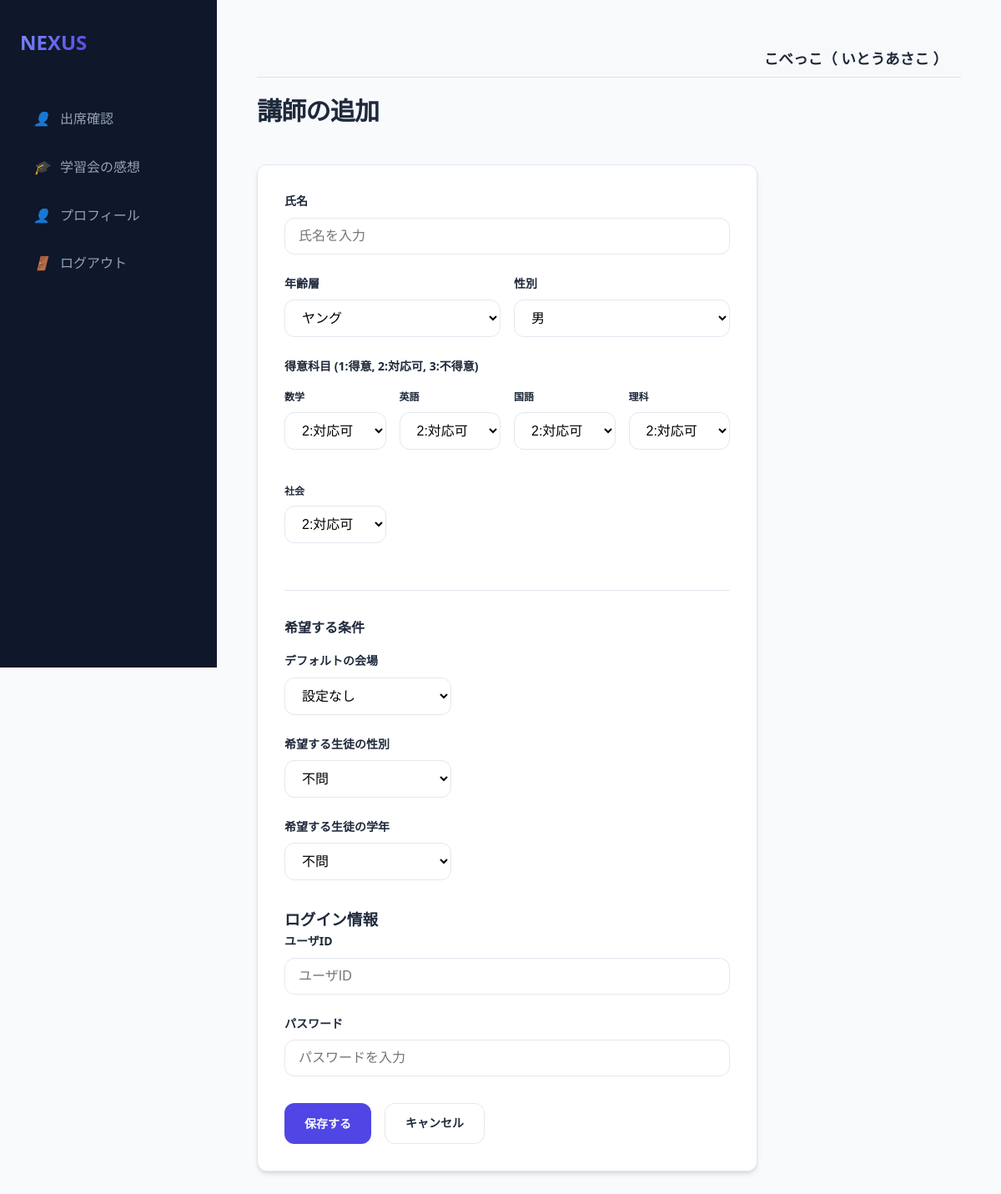
/teacher/add (signed in), run on an earlier commit of the app's database.
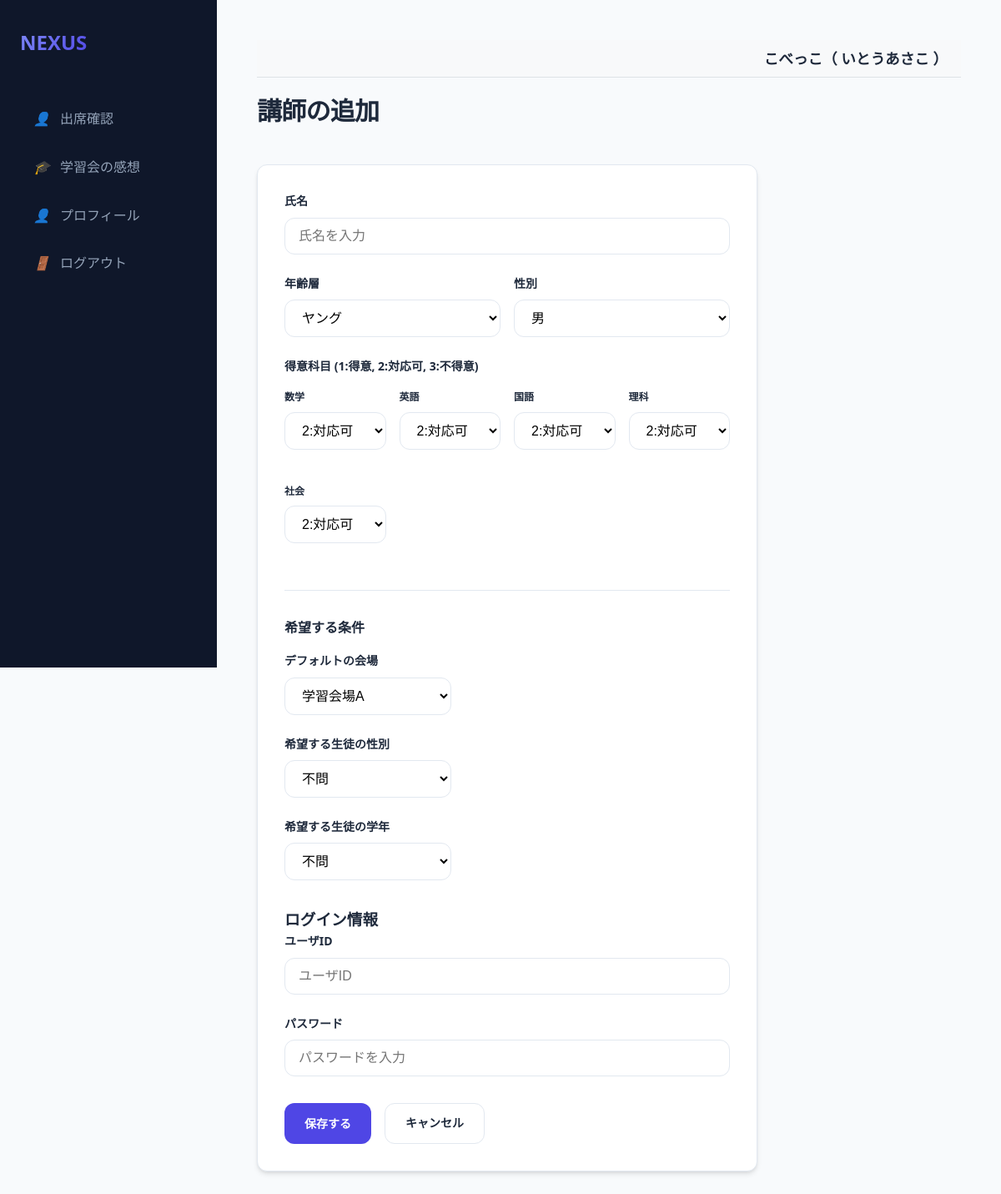
And on a later commit of the database.
### models.py (models this page shows, shortened)
class Student(db.Model):
    id = db.Column(db.Integer, primary_key=True)
    user_id = db.Column(db.Integer, db.ForeignKey('user.id'), nullable=True)
    user = db.relationship('User', back_populates='student_record')
    organization_id = db.Column(db.Integer, db.ForeignKey('organization.id'), nullable=False)
    organization = db.relationship('Organization')
    default_venue_id = db.Column(db.Integer, db.ForeignKey('venue.id'), nullable=True)
    default_venue = db.relationship('Venue')
    group_id = db.Column(db.Integer, db.ForeignKey('group.id'), nullable=True)
    group = db.relationship('Group', back_populates='students')
    name = db.Column(db.String(50), nullable=False)
    grade = db.Column(db.String(20))
    gender = db.Column(db.String(10))
    pref_gender = db.Column(db.String(10))
    pref_age1020_priority = db.Column(db.Integer, default=2)
    pref_age3040_priority = db.Column(db.Integer, default=2)
    pref_age50_priority = db.Column(db.Integer, default=2)
    attend = db.Column(db.Boolean, default=False)

class User(db.Model):
    id = db.Column(db.Integer, primary_key=True)
    username = db.Column(db.String(50), unique=True, nullable=False)
    name = db.Column(db.String(50), nullable=True)
    password_hash = db.Column(db.String(128), nullable=False)
    is_admin = db.Column(db.Boolean, default=False)
    is_super_admin = db.Column(db.Boolean, default=False)
    is_org_admin = db.Column(db.Boolean, default=False)
    organization_id = db.Column(db.Integer, db.ForeignKey('organization.id'), nullable=True)
    organization = db.relationship('Organization', backref='users')
    teacher_record = db.relationship('Teacher', back_populates='user', uselist=False)
    student_record = db.relationship('Student', back_populates='user', uselist=False)

### app.py (the view, shortened to what this page needs)
@app.route('/teacher/add', methods=['GET', 'POST'])
@login_required
@organization_required
def teacher_add():
    venues = Venue.query.filter_by(organization_id=session['organization_id']).all()
    return render_template('teacher_edit.html', teacher=None, venues=venues)

### app.py (called while the page is built)
@app.after_request
def add_header(response):
    response.headers['Cache-Control'] = 'no-store, no-cache, must-revalidate, max-age=0'
    response.headers['Pragma'] = 'no-cache'
    response.headers['Expires'] = '0'
    return response

def login_required(f):
    @wraps(f)
    def decorated_function(*args, **kwargs):
        if 'user_id' not in session:
            return redirect(url_for('login'))
        return f(*args, **kwargs)
    return decorated_function

def organization_required(f):
    @wraps(f)
    def decorated_function(*args, **kwargs):
        if 'user_id' not in session:
            return redirect(url_for('login'))
        user = db.session.get(User, session['user_id'])
        session['organization_id'] = user.organization_id
        session['org_name'] = user.organization.name
        return f(*args, **kwargs)
    return decorated_function

### templates/teacher_edit.html (shortened to what the changed rows need)
{% extends "base.html" %}
{% block content %}
<div class="header">
    <h1>{{ '講師のプロフィール' if teacher else '講師の追加' }}</h1>
</div>
<div class="card" style="max-width: 600px;">
    <form method="post">
        <div class="form-group">
            <label for="default_venue_id">デフォルトの会場</label>
            <select name="default_venue_id" id="default_venue_id" style="max-width: 200px;">
                {% if not venues %}
                <option value="">設定なし</option>
                {% endif %}
                {% for venue in venues %}
                <option value="{{ venue.id }}" {{ 'selected' if teacher and teacher.default_venue_id == venue.id }}>{{ venue.name }}</option>
                {% endfor %}
            </select>
        </div>
    </form>
</div>
{% endblock %}

### templates/base.html (shortened to what the changed rows need)
<!DOCTYPE html>
<html lang="ja">
<head>
    <link rel="stylesheet" href="{{ url_for('static', filename='style.css') }}">
</head>
<body>
<main class="main-content">
    {% if current_user %}
    <div style="background-color: #f8f9fa; padding: 0.5rem 1rem; margin-bottom: 1rem; border-bottom: 1px solid #dee2e6; text-align: right; font-size: 1.1rem; font-weight: bold;">
        {{ current_user.organization.name if current_user.organization else '組織なし' }}（
        {% if current_user.name %}
            {{ current_user.name }}
        {% elif current_user.teacher_record %}
            {{ current_user.teacher_record.name }}
        {% elif current_user.student_record %}
            {{ current_user.student_record.name }}
        {% else %}
            {{ current_user.username }}
        {% endif %}
        ）
    </div>
    {% endif %}
    {% block content %}{% endblock %}
</main>
</body>
</html>

What changed in the data, as far as the page shows it:
no longer on this page (row edited): Student: student_record.name "いとうあさこ"
now on this page (row edited): User: name "いとうあさこ"
Also different on the page:
form field default_venue_id: "設定なし" → "学習会場A"
